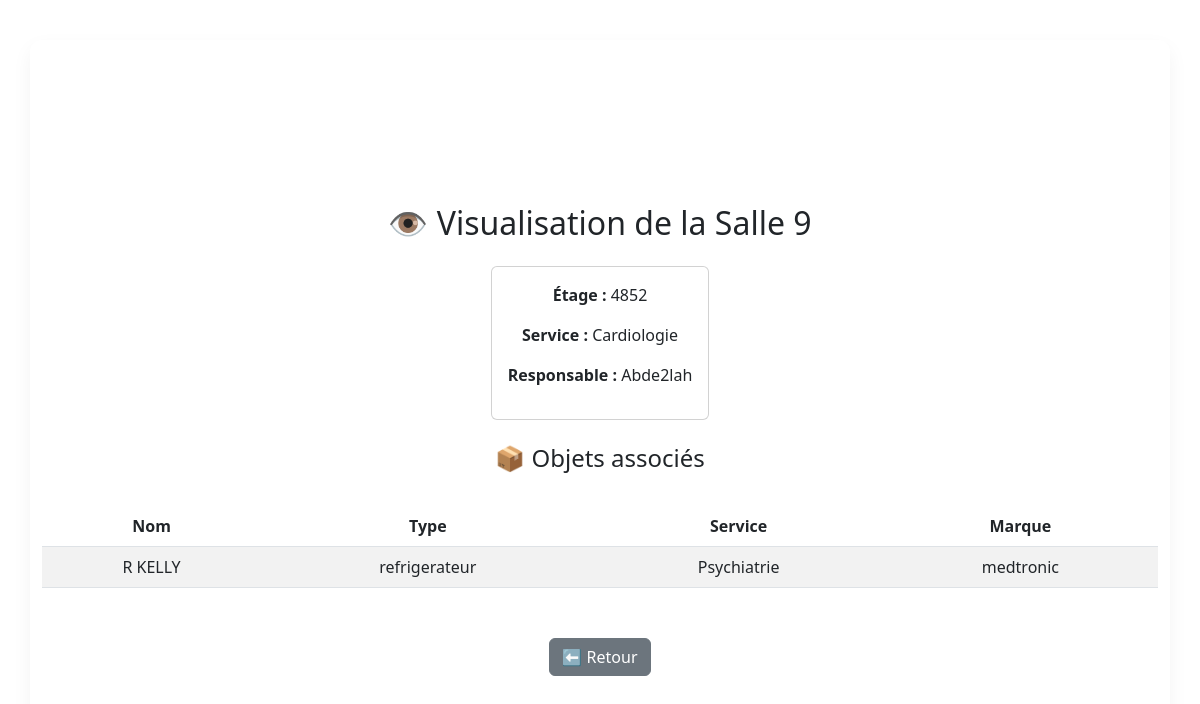
The page /visualiser_salle/9 (signed in) on the database as committed earlier.
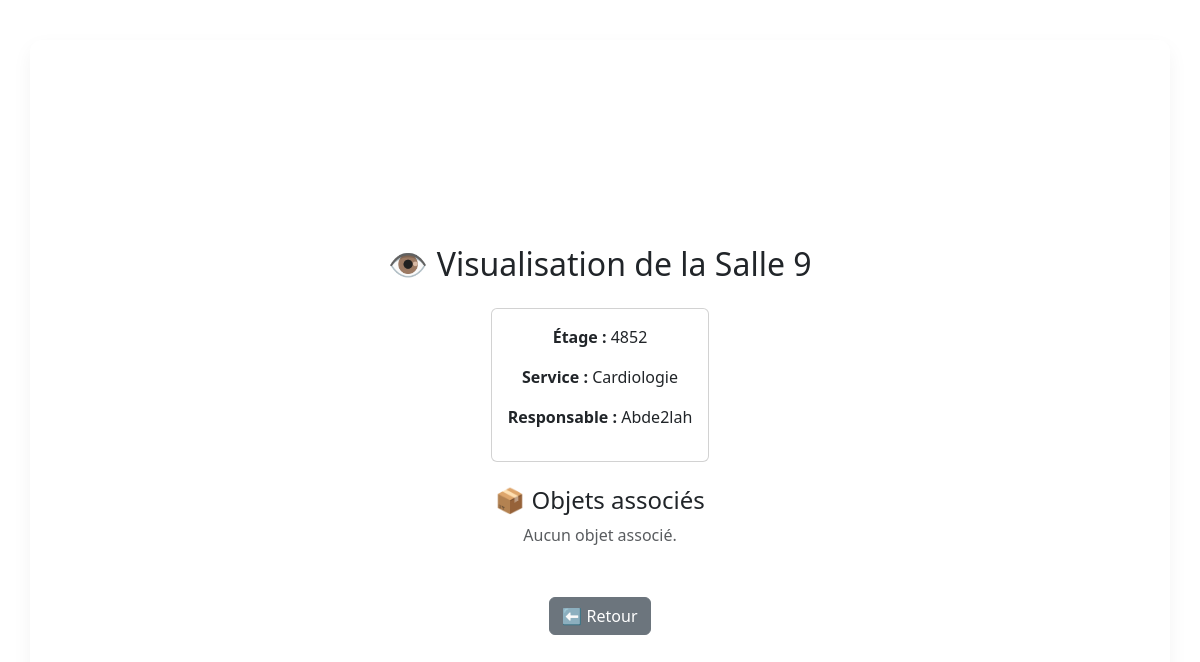
The same page on the database as committed later.
### tables this page shows
CREATE TABLE Objet (
    ID INT PRIMARY KEY,
    TempActuelle REAL,
    tempcible REAL,
    mode VARCHAR(30),
    connectivite VARCHAR(30),
    batterie REAL,
    service VARCHAR(30),
    marque VARCHAR(50),
    nom VARCHAR(255),
    type VARCHAR(30),
    dernierReglage DATE,
    ConsommationL REAL,
    ConsommationW REAL
);

### app.py (the view)
@app.route('/visualiser_salle/<int:NumeroSalle>')
def visualiser_salle(NumeroSalle):
    if 'username' not in session:
        flash("Connexion requise.")
        return redirect(url_for('connexion'))
    conn = sql.connect("donnees.db")
    cur = conn.cursor()
    cur.execute("""
        SELECT NumeroSalle, Etage, Service, pseudonyme
        FROM Salle
        WHERE NumeroSalle = ?
    """, (NumeroSalle,))
    salle = cur.fetchone()
    if not salle:
        flash("Salle introuvable.")
        conn.close()
        return redirect(url_for('gestion_ressources'))
    cur.execute("""
        SELECT o.nom, o.type, o.service, o.marque
        FROM SalleObjet so
        JOIN Objet o ON so.ObjetID = o.ID
        WHERE so.SalleID = ?
    """, (NumeroSalle,))
    objets = cur.fetchall()
    conn.close()
    return render_template("visualiser_salle.html", salle=salle, objets=objets)

### app.py (called while the page is built)
@app.context_processor
def inject_user_type():
    def get_user_type_safe(pseudo):
        result = get_user_type(pseudo)
        return int(result[0]) if result else 0
    return dict(get_user_type=get_user_type_safe)

### templates/visualiser_salle.html (shortened to what this page needs)
<!DOCTYPE html>
<html lang="en">
<head>
    <link rel="stylesheet" href="{{ url_for('static', filename='dist/css/styles.css') }}">
</head>
<body>
    <!DOCTYPE html>
<html lang="fr">
<head>
    <link rel="stylesheet" href="https://cdn.jsdelivr.net/npm/bootstrap@5.3.0/dist/css/bootstrap.min.css">
</head>
<body class="container py-4">
    <h2 class="mb-4">👁️ Visualisation de la Salle {{ salle[0] }}</h2>
    <div class="card mb-4">
        <div class="card-body">
            <p><strong>Étage :</strong> {{ salle[1] }}</p>
            <p><strong>Service :</strong> {{ salle[2] }}</p>
            <p><strong>Responsable :</strong> {{ salle[3] }}</p>
        </div>
    </div>
    <h4>📦 Objets associés</h4>
    {% if objets %}
    <table class="table table-striped">
        <thead>
            <tr><th>Nom</th><th>Type</th><th>Service</th><th>Marque</th></tr>
        </thead>
        <tbody>
            {% for nom, type, service, marque in objets %}
            <tr>
                <td>{{ nom }}</td>
                <td>{{ type }}</td>
                <td>{{ service }}</td>
                <td>{{ marque }}</td>
            </tr>
            {% endfor %}
        </tbody>
    </table>
    {% else %}
        <p class="text-muted">Aucun objet associé.</p>
    {% endif %}
    <div class="mt-4">
        <a href="{{ url_for('gestion_ressources') }}" class="btn btn-secondary">⬅ Retour</a>
    </div>
</body>
</html>
</body>
</html>

Rows that differ between the two databases and show on the page:
removed Objet: nom "R KELLY", type "refrigerateur", service "Psychiatrie", marque "medtronic"
Other text that changed with them:
text no longer shown: "Nom Type Service Marque"
text now shown: "Aucun objet associé."
